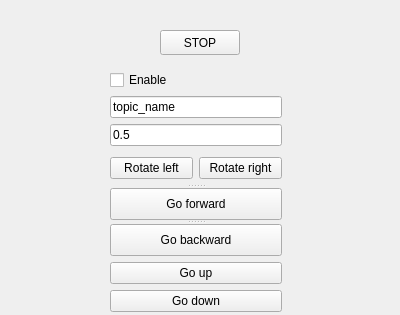
<?xml version="1.0" encoding="UTF-8"?>
<ui version="4.0">
 <class>CmdVelWidget</class>
 <widget class="QWidget" name="CmdVelWidget">
  <property name="geometry">
   <rect>
    <x>0</x>
    <y>0</y>
    <width>400</width>
    <height>315</height>
   </rect>
  </property>
  <property name="windowTitle">
   <string>Form</string>
  </property>
  <widget class="QPushButton" name="stopButton">
   <property name="geometry">
    <rect>
     <x>160</x>
     <y>30</y>
     <width>80</width>
     <height>25</height>
    </rect>
   </property>
   <property name="text">
    <string>STOP</string>
   </property>
  </widget>
  <widget class="QWidget" name="layoutWidget">
   <property name="geometry">
    <rect>
     <x>110</x>
     <y>70</y>
     <width>172</width>
     <height>242</height>
    </rect>
   </property>
   <layout class="QVBoxLayout" name="verticalLayout_2">
    <item>
     <layout class="QVBoxLayout" name="verticalLayout">
      <item>
       <widget class="QCheckBox" name="enableButton">
        <property name="text">
         <string>Enable</string>
        </property>
       </widget>
      </item>
      <item>
       <widget class="QLineEdit" name="topicName">
        <property name="text">
         <string>topic_name</string>
        </property>
       </widget>
      </item>
      <item>
       <widget class="QLineEdit" name="desVel">
        <property name="text">
         <string>0.5</string>
        </property>
       </widget>
      </item>
      <item>
       <widget class="QSplitter" name="splitter">
        <property name="orientation">
         <enum>Qt::Vertical</enum>
        </property>
        <widget class="QWidget" name="layoutWidget">
         <layout class="QHBoxLayout" name="horizontalLayout">
          <item>
           <widget class="QPushButton" name="leftButton">
            <property name="text">
             <string>Rotate left</string>
            </property>
           </widget>
          </item>
          <item>
           <widget class="QPushButton" name="rightButton">
            <property name="text">
             <string>Rotate right</string>
            </property>
           </widget>
          </item>
         </layout>
        </widget>
        <widget class="QPushButton" name="forwardButton">
         <property name="text">
          <string>Go forward</string>
         </property>
        </widget>
        <widget class="QPushButton" name="backwardButton">
         <property name="text">
          <string>Go backward</string>
         </property>
        </widget>
       </widget>
      </item>
     </layout>
    </item>
    <item>
     <widget class="QPushButton" name="upButton">
      <property name="text">
       <string>Go up</string>
      </property>
     </widget>
    </item>
    <item>
     <widget class="QPushButton" name="downButton">
      <property name="text">
       <string>Go down</string>
      </property>
     </widget>
    </item>
   </layout>
  </widget>
 </widget>
 <resources/>
 <connections/>
</ui>
